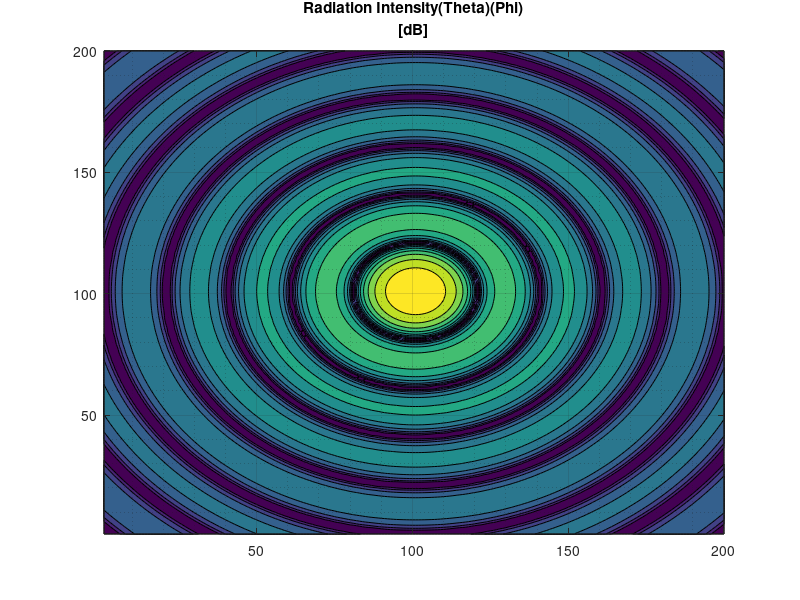

The MATLAB source for this figure: (Note: this script raises an error after producing the figure.)
%**************************************************************************
%
% Antenna_formation.m - CA8 - DRONES
%
%**************************************************************************
%
% Group 832 - Control and Automation Msc.
% Aalborg University
% February 2016
%
%**************************************************************************
%
% DESCRIPTION:
% Code to test and check out different types of antennas so they can be
% implemented in GSantenna function after.
%
%**************************************************************************

close all;
clear all;
clc;

% Parameters
precision = 200;    % [samples]
aprox = 40;         % [dB]
ticks = cellstr(['-30';'-20';'-10';'  0']); % Ticks in mmpolar
f = 5;              % + freq = + secondary lobes = - HPBW

% Angles
theta = [-pi:2*pi/precision:pi-(2*pi/precision)];
phi = [-pi:2*pi/precision:pi-(2*pi/precision)];
% phi = [0:2*pi/precision:2*pi-(2*pi/precision)];

% 2D: sinc
U2d = sin(f*theta)./(f*theta);
U2d(precision/2 + 1) = 1;
U2d= abs(U2d);
% 3D: Surface formation
[THETA, PHI] = meshgrid(theta,phi);
R = sqrt(THETA.^2 + PHI.^2) + eps;
U3d = sin(f*R)./(f*R);
U3d = abs(U3d);

% Transform to dB:
% - Define in terms of dB
% - We add the scale we want to plot
% - Set whatever is less than the scale to 0
% 2D
U2db = 20*log10(abs(U2d));
U2db = U2db + aprox;
U2db(U2db<0) = 0;
% 3D
U3db = 20*log10(U3d);
U3db = U3db + aprox;
U3db(U3db<0) = 0;

% % Transform to SPHERICAL COORDINATES
% xp = U2db.*cos(theta);
% yp = U2db.*sin(theta);
% xf = repmat(xp',size(phi));
% yf = yp'*cos(phi);
% zf = yp'*sin(phi);

%% Representation
% 2D PLOT
% figure();
% mmpolar(theta,U2db,'TGridColor',[0 0 0],'RGridColor',[0 0 0],'RTickLabel',ticks);

% 3D PLOT
figure();
% mesh(THETA,PHI,U3db);
% mesh(xf,yf,zf);
contourf(U3db,'ShowText','off');
grid on;
grid minor;
str = sprintf('Radiation Intensity(Theta)(Phi)\n[dB]');
title(str);
ax = gca;
ax.XTick = [1 (precision/4+1) (precision/2+1) (3*precision/4+1) (precision)];
ax.YTick = [1 (precision/4+1) (precision/2+1) (3*precision/4+1) (precision)];
ax.XTickLabel = {'-180','-90','0','90','180'};
ax.YTickLabel = {'-180','-90','0','90','180'};

% Radiation patterns 3D
figure();
subplot(121);
mmpolar(theta,U3db(:,size(phi,2)/2 +1),'TGridColor',[0 0 0],'RGridColor',[0 0 0],'RTickLabel',ticks);
grid on;
grid minor;
str = sprintf('Radiation Intensity(Theta)\nPhi = 0\n[dB]');
title(str);
subplot(122);
mmpolar(theta,U3db(size(theta,2)/2 +1,:),'TGridColor',[0 0 0],'RGridColor',[0 0 0],'RTickLabel',ticks);
grid on;
grid minor;
str = sprintf('Radiation Intensity(Phi)\nTheta = 0\n[dB]');
title(str);